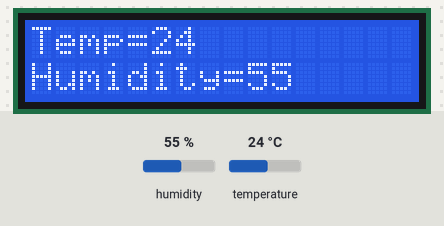
Recording of a sketch running on a simulated Arduino Uno, built with avr-gcc and run on an emulated ATmega328P. On the bench: 16×2 character LCD. The inputs (shaded band) are chosen by the test bench; at power-on: humidity 55 %, temperature 24 °C. What the sketch prints to the serial monitor is not drawn.

Above: at 1.2 s.
1.3 s: humidity set to 22 %
At 2.8 s:
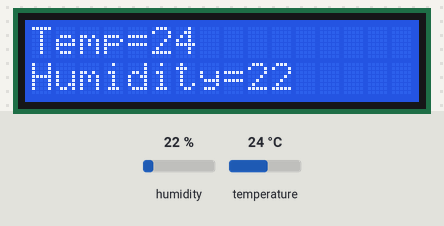
3.6 s: temperature set to 12 °C
At 5.2 s:
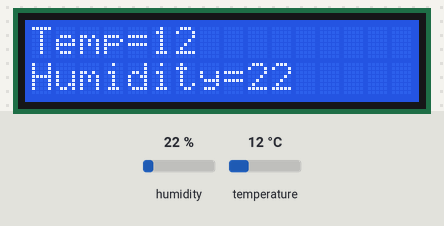
5.7 s: humidity set to 40 %
At 7.5 s:
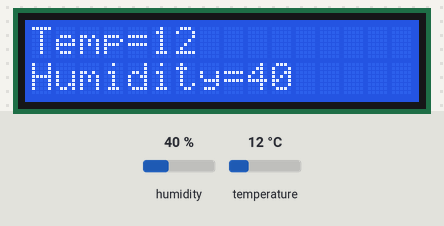
7.8 s: temperature set to 19 °C
At 9.8 s:
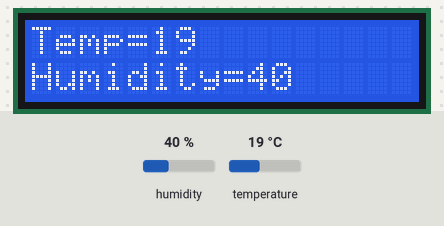
Timing chart, 0 to 10.9 s (numbered marks = the images above; inputs shaded):
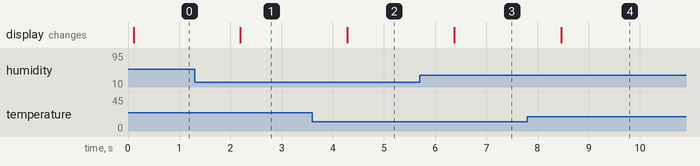

The sketch:

dht11.ino
```cpp
// Library https://github.com/johnrickman/LiquidCrystal_I2C
#include <LiquidCrystal_I2C.h>

#include <DFRobot_DHT11.h>

DFRobot_DHT11 DHT;

// I2C address pool for chips:
// PCF8574T - 0x20-0x27
// CF8574AT - 0x38-0x3f
LiquidCrystal_I2C lcd(0x3f, 16, 2);

#define DHT11_PIN 4

void setup() {
  Serial.begin(9600);
  Serial.println("Test DHT11");
  lcd.init();
  lcd.backlight();
}

void loop() {
  DHT.read(DHT11_PIN);
  Serial.print("T=");
  Serial.print(DHT.temperature);
  Serial.print(", ");
  Serial.print("H=");
  Serial.println(DHT.humidity);
  lcd.setCursor(0,0);
  lcd.print("Temp=");
  lcd.print(DHT.temperature);
  lcd.setCursor(0,1);
  lcd.print("Humidity=");
  lcd.print(DHT.humidity);
  delay(1000);
}
```

Measured:
- after the input at 1.3 s, the display: changes after 0.90 s (image 1)
- after the input at 3.6 s, the display: changes after 0.68 s (image 2)
- after the input at 5.7 s, the display: changes after 0.67 s (image 3)
- after the input at 7.8 s, the display: changes after 0.66 s (image 4)
